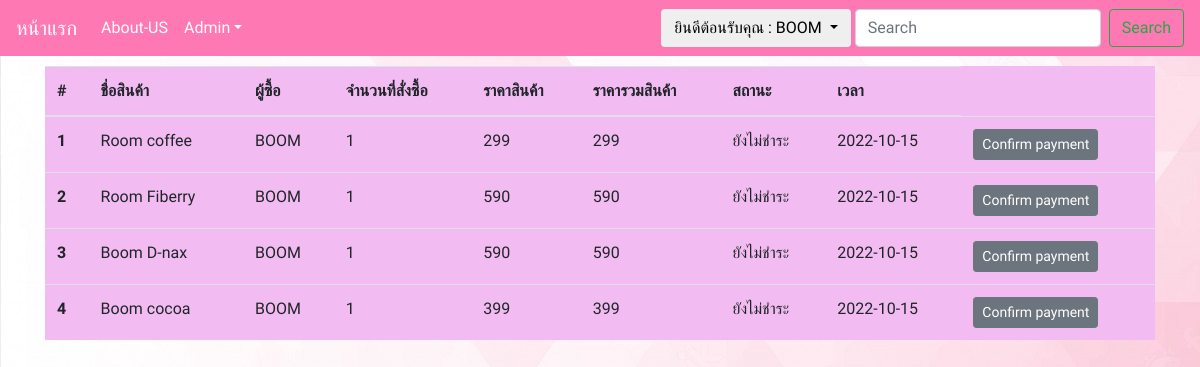
Before: /pro/order-history.php (signed in) with the older database file.
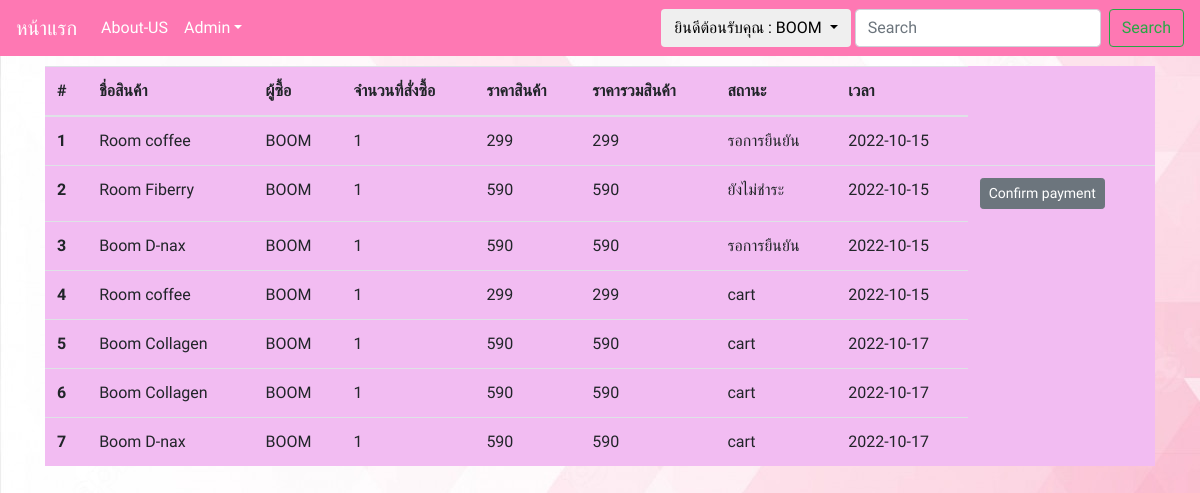
After: the same page with the newer database file.
### tables this page shows
CREATE TABLE `bill` (
  `bill_id` int(11) NOT NULL,
  `bill_products_name` varchar(150) NOT NULL,
  `bill_customer` varchar(150) NOT NULL,
  `bill_price` int(11) NOT NULL,
  `bill_result_price` int(11) NOT NULL,
  `bill_product_qty` int(11) NOT NULL,
  `bill_status` varchar(20) NOT NULL DEFAULT 'not paid' COMMENT 'cart/paid/not paid/pending',
  `bill_img` text DEFAULT NULL,
  `bill_timestamp` date NOT NULL DEFAULT current_timestamp()
);

### pro/order-history.php (the view, shortened to what this page needs)
<?php
require_once 'navbar.php';
require_once 'connect.php';
if (isset($_SESSION['user_id'])) {
?>
<body>
  <div class="container">
    <div class="table-responsive">
      <table style="background:#f2bcf2" class="table">
<thead>
  <tr>
    <th scope="col">#</th>
    <th scope="col">ชื่อสินค้า</th>
    <th scope="col">ผู้ซื้อ</th>
    <th scope="col">จำนวนที่สั่งซื้อ</th>
    <th scope="col">ราคาสินค้า</th>
    <th scope="col">ราคารวมสินค้า</th>
    <th scope="col">สถานะ</th>
    <th scope="col">เวลา</th>
  </tr>
</thead>
<tbody>
    <?php
    $id=$_SESSION['user_id'];
    $n=1;
    $sql = ("SELECT * FROM bill WHERE bill_customer='$id'");
    $result=$mysqli->query($sql);
      while ($row = mysqli_fetch_array($result)) {
        $status = $row['bill_status'];
        if ($status == "not paid"){
          $status = "ยังไม่ชำระ";
        }else if($status == "paid"){
          $status = "ชำระเงินแล้ว";
        }else if($status == "pending"){
          $status = "รอการยืนยัน";
        }
        ?>
        <tr>
          <th scope="row"><?php echo $n; ?></th>
          <td><?php echo $row['bill_products_name']; ?></td>
          <td><?php  if ($row['bill_customer']==$_SESSION['user_id']) {
            echo $_SESSION['user_name'];
          } ?></td>
          <td><?php echo $row['bill_product_qty']; ?></td>
          <td><?php echo $row['bill_price']; ?></td>
          <td><?php echo $row['bill_result_price']; ?></td>
          <td><?php echo $status; ?></td>
          <td><?php echo $row['bill_timestamp']; ?></td>
          <?php if ($row['bill_status'] == "not paid"){ ?>
          <td><a href="billconfirm.php?id=<?php echo $row['bill_id']; ?>" class="btn btn-sm btn-secondary">Confirm payment</a></td>
          <?php }  ?>
        </tr>
        <?php
        $n++;
      }
     ?>
</tbody>
</table>
    </div>
  </div>
</body>
<?php
}
 ?>

Changed rows visible on the page:
no longer on this page (row edited): bill: bill_products_name "Boom cocoa", bill_product_qty "1", bill_price "399", bill_result_price "399", bill_status "ยังไม่ชำระ", bill_timestamp "2022-10-15"
changed bill (number 1 of 7 on the later page): bill_status "ยังไม่ชำระ" → "รอการยืนยัน"; no longer shows "Confirm payment"
changed bill (number 3 of 7 on the later page): bill_status "ยังไม่ชำระ" → "รอการยืนยัน"; no longer shows "Confirm payment"
added bill: bill_products_name "Room coffee", bill_product_qty "1", bill_price "299", bill_result_price "299", bill_status "cart", bill_timestamp "2022-10-15"
added bill: bill_products_name "Boom Collagen", bill_product_qty "1", bill_price "590", bill_result_price "590", bill_status "cart", bill_timestamp "2022-10-17"
added bill: bill_products_name "Boom Collagen", bill_product_qty "1", bill_price "590", bill_result_price "590", bill_status "cart", bill_timestamp "2022-10-17"
added bill: bill_products_name "Boom D-nax", bill_product_qty "1", bill_price "590", bill_result_price "590", bill_status "cart", bill_timestamp "2022-10-17"
